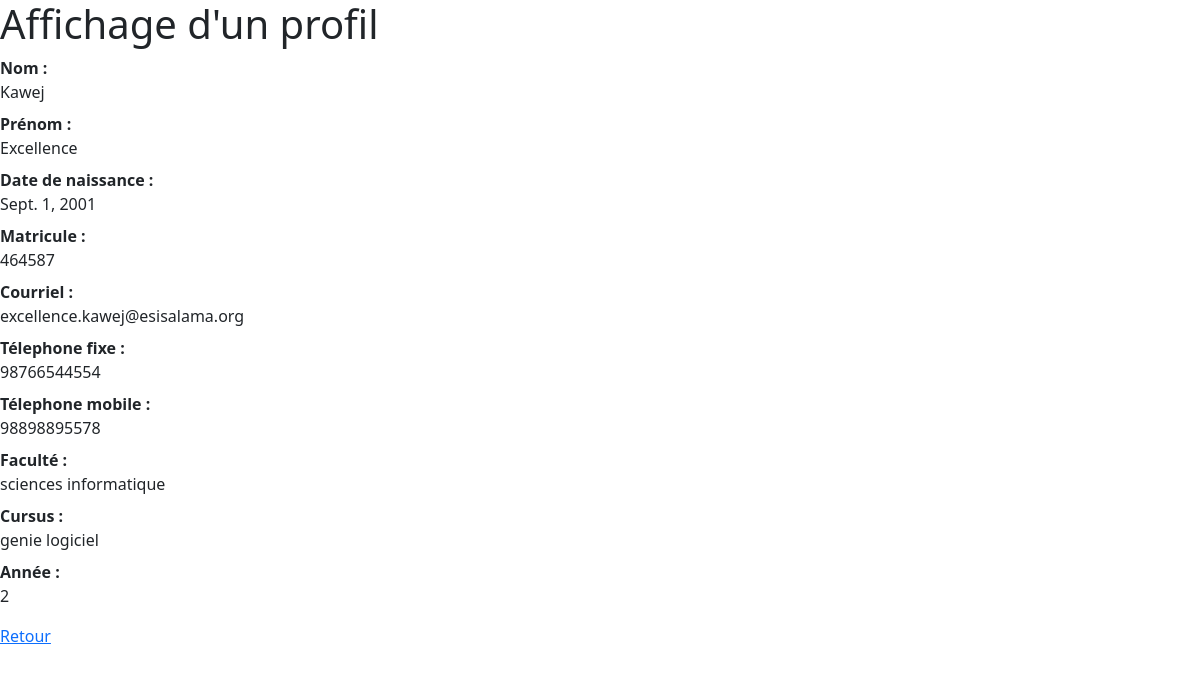
/showProfile (signed in), run on the app's committed database.
### Trombinoscoop/models.py (models this page shows, shortened)
class Person(models.Model):
    img_profile = models.FileField(upload_to='profil_img/', default=None, null=True, blank=True)
    registration_number = models.CharField(max_length=30, unique=True)
    last_name = models.CharField(max_length=30)
    first_name = models.CharField(max_length=30)
    birth_date = models.DateField(blank=True)
    email = models.EmailField(unique=True)
    home_phone_number = models.CharField(max_length=20, blank=True)
    cellphone_number = models.CharField(max_length=20, blank=True, unique=True)
    password = models.CharField(max_length=32, unique=True)
    friends = models.ManyToManyField('self', blank=True)
    faculty = models.ForeignKey('Faculty', on_delete=models.CASCADE, default=None)
    person_type = 'generic'

class Faculty(models.Model):
    name = models.CharField(max_length=30)
    color = models.CharField(max_length=6)

class Student(Person):
    cursus = models.ForeignKey('Cursus', on_delete=models.CASCADE, default=None)
    year = models.IntegerField()
    person_type = 'student'

class Cursus(models.Model):
    title = models.CharField(max_length=30)

### Trombinoscoop/views.py (the view)
# urls.py: path('showProfile', views.show_profile),
def show_profile(request):
    logged_user = get_logged_user_from_request(request)
    if logged_user:
        if 'userToShow' in request.GET and request.GET['userToShow'] != '':
            user_to_show_id = int(request.GET['userToShow'])
            results = Person.objects.filter(id=user_to_show_id)
            if len(results) == 1:
                if Student.objects.filter(id=user_to_show_id):
                    user_to_show = Student.objects.get(id=user_to_show_id)
                else:
                    user_to_show = Employee.objects.get(id=user_to_show_id)
                return render(request, 'show_profile.html', {'user_to_show': user_to_show})
            else:
                return render(request, 'show_profile.html', {'user_to_show': logged_user})
        else:
            return render(request, 'show_profile.html', {'user_to_show': logged_user})
    else:
        return redirect('/login')

### Trombinoscoop/views.py (called while the page is built)
def get_logged_user_from_request(request):
    if 'logged_user_id' in request.session:
        logged_user_id = request.session['logged_user_id']
        if len(Student.objects.filter(id=logged_user_id)) == 1:
            return Student.objects.get(id=logged_user_id)
        elif len(Employee.objects.filter(id=logged_user_id)):
            return Employee.objects.get(id=logged_user_id)
        else:
            return None
    else:
        return None

### templates/show_profile.html (shortened to what this page needs)
{% extends "base.html" %}
{% block bodyId %}showProfilePage{% endblock %}
{% block content %}
    <h1>Affichage d'un profil</h1>
    <dl class="fieldList">
        <dt>Nom :</dt>
        <dd>{{ user_to_show.last_name }}</dd>
        <dt>Prénom :</dt>
        <dd>{{ user_to_show.first_name }}</dd>
        <dt>Date de naissance :</dt>
        <dd>{{ user_to_show.birth_date }}</dd>
        <dt>Matricule :</dt>
        <dd>{{ user_to_show.registration_number }}</dd>
        <dt>Courriel :</dt>
        <dd>{{ user_to_show.email }}</dd>
        <dt>Télephone fixe :</dt>
        <dd>{{ user_to_show.home_phone_number }}</dd>
        <dt>Télephone mobile :</dt>
        <dd>{{ user_to_show.cellphone_number }}</dd>
        <dt>Faculté :</dt>
        <dd>{{ user_to_show.faculty.name }}</dd>
        {% if user_to_show.person_type == "student" %}
            <dt>Cursus :</dt>
            <dd>{{ user_to_show.cursus.title }}</dd>
            <dt>Année :</dt>
            <dd>{{ user_to_show.year }}</dd>
        {% endif %}
    </dl>
    <p id="showProfileNavigationButtons">
        <a href="/" class="buttonLink">Retour</a>
    </p>
{% endblock %}

### data on the page
Person: last_name "Kawej", first_name "Excellence", birth_date "Sept. 1, 2001", registration_number "464587", email "excellence.kawej@esisalama.org", home_phone_number "98766544554", cellphone_number "98898895578", faculty.name "sciences informatique"
Student: cursus "genie logiciel", year "2"
